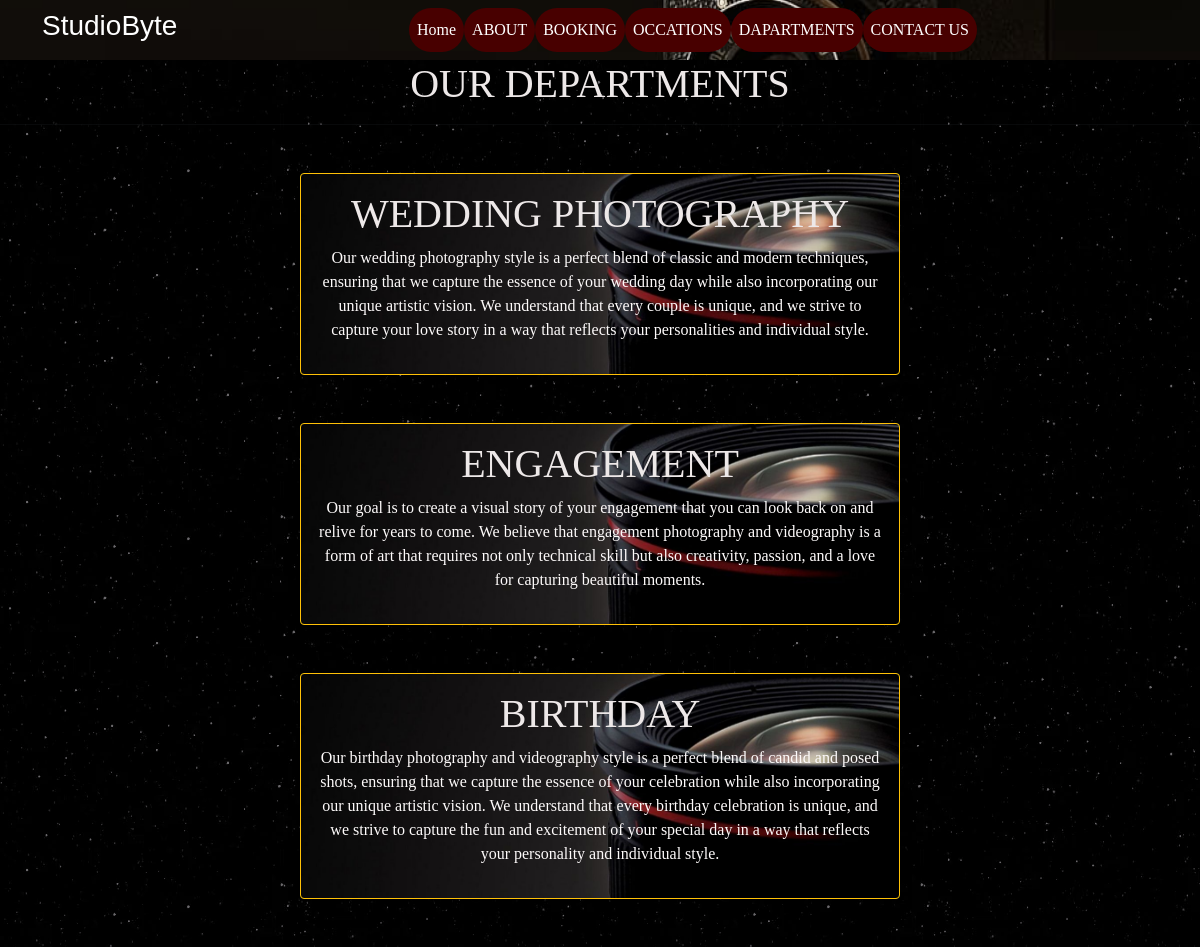
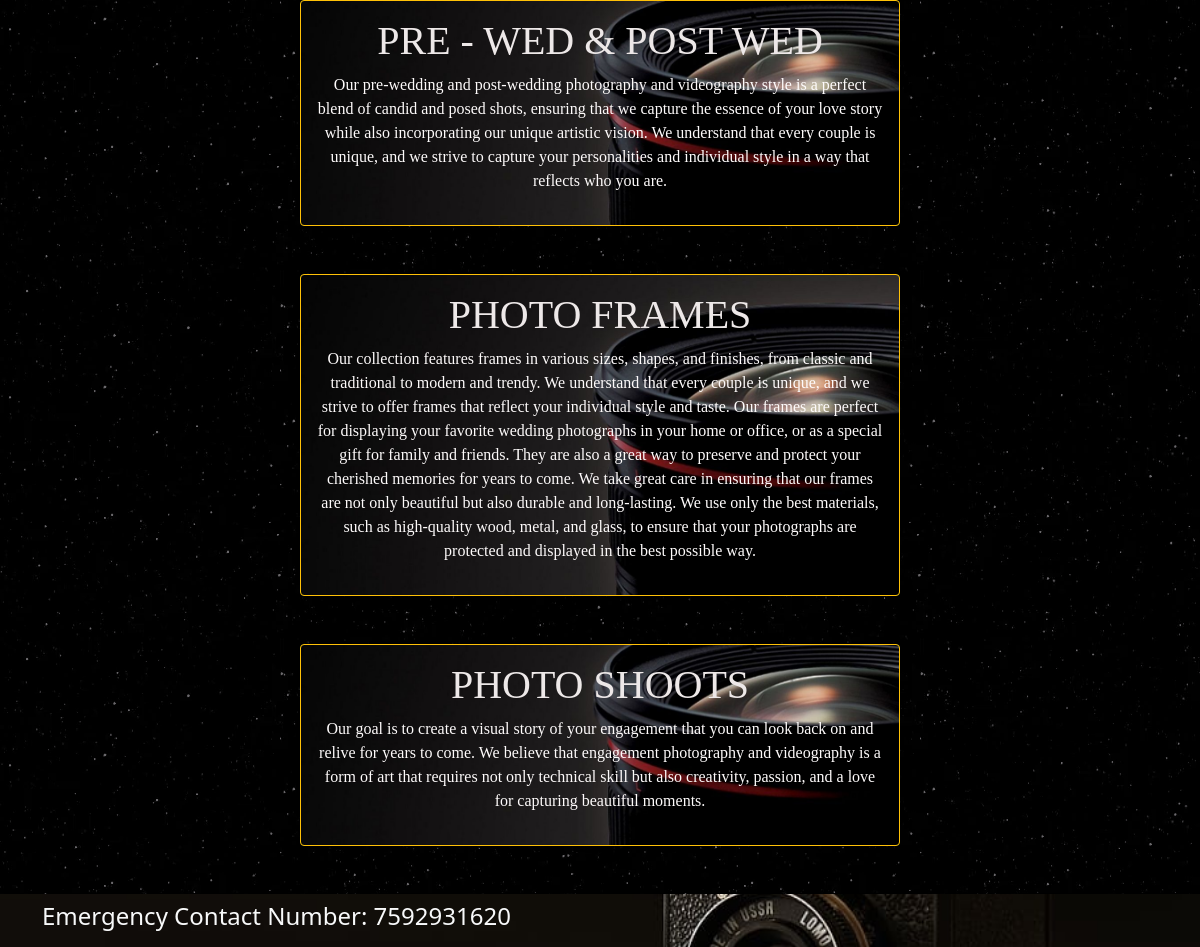
The page /DEPARTMENT on the database its author committed (2 pictures, top to bottom).
### home/models.py (models this page shows, shortened)
class Departments(models.Model):
    dep_name= models.CharField( max_length=100)
    dep_description=models.TextField()

### home/views.py (the view)
# urls.py: path('DEPARTMENT', views.DEPARTMENT, name='department'),
def DEPARTMENT(request):
    dict_dept={
        'dept':Departments.objects.all}
    return render(request,'department.html',dict_dept)

### templates/department.html (shortened to what this page needs)
{%extends 'base.html'%}
{% block contend%}
  <h1 class="text-center">OUR DEPARTMENTS</h1>
  <hr>
  {% for d in dept%}
  <div class=  "mx-auto w-50 bg-success text-center text-white p-3 my-5 border border-warning rounded dept-bg">
        <h1>{{d.dep_name}}</h1>
        <p>{{d.dep_description}}</p>
  </div>
  {% endfor %}
{%endblock%}

### templates/base.html (shortened to what this page needs)
{% load static %}
<!DOCTYPE html>
<html>
  <head>
    <link rel="stylesheet"
      href=" https://cdn.jsdelivr.net/npm/bootstrap@5.1.3/dist/css/bootstrap.min.css ">
    <link rel="stylesheet"
      href="https://use.fontawesome.com/releases/v5.2.0/css/all.css">
      <link rel="stylesheet"
      href="{% static '/css/style.css'%}">
  </head >
  <body style="background-image: url(../static/images/im18.gif)">
    <nav class="navbar bg-darker navbar-expand-md">
      <div class="container">
        <div class="col-2 text-left pl-md-0">
          <h3 class="text-white" style="font-family: 'Papyrus', sans-serif;"> StudioByte </h3>
        </div>
        <div
          class=" collapse navbar-collapse justify-content-center col-md-8 navbar-collapse-3">
          <ul class="navbar-nav justify-content-center  fw-bold">
            <li class="nav-item active">
              <a class="nav-link btn btn-custom" href="{% url 'home' %}">Home</a>
            </li>
            <li class="nav-item active">
              <a class="nav-link btn btn-custom" href="{% url 'about' %}">ABOUT</a>
            </li>
                       <li class="nav-item active">
                        <a class="nav-link btn btn-custom" href="{% url 'booking' %}">BOOKING</a>
                      </li>
                      <li class="nav-item active">
                        <a class="nav-link btn btn-custom" href="{% url 'occations' %}">OCCATIONS</a>
                      </li>
                      <li class="nav-item active">
                        <a class="nav-link btn btn-custom" href="{% url 'department' %}">DAPARTMENTS</a>
                      </li>
                      <li class="nav-item active">
                        <a class="nav-link btn btn-custom" href="{% url 'contact' %}">CONTACT US</a>
                      </li>
          </ul>
        </div>
      </div>
    </nav>
 {% block contend%}
{%endblock%}
    <section class="">
      <footer class="pt-2 pb-2 bg-darker text-light">
        <div class="container">
          <div class="row align-items-center">
            <div class="col-12 col-md-8">
              <h4>Emergency Contact Number: 7592931620 </h4>
            </div>
          </div>
        </div>
      </footer>
    </section>
  </body>
</html>

### templates/base.html (style rules this page uses)
.btn-custom { background-color: #480000; color: #FFF; border: none; padding: 10px 20px; border-radius: 50px; font-family: 'Papyrus' }
.bg-darker { background-image: url('../static/images/camera-amateur-black-retro.jpg'); background-size: cover; background-position: center center; }

### templates/department.html (style rules this page uses)
.dept-bg { background-image: url('../static/images/l_series_promo_product_1280_937e1fe871044d8991200ba1de5dc2d0.jpg'); background-size: cover; background-position: center center; }
h1 { color: rgb(237, 232, 232); font-family: Papyrus; }
p { color: rgb(254, 251, 251); font-family: Papyrus; }

### rows shown on the page
Departments: dep_name "WEDDING PHOTOGRAPHY", dep_description "Our wedding photography style is a perfect blend of classic and modern techniques, ensuring that we capture the essence of your wedding day while also incorporating our unique artistic vision. We understand that every couple is unique, and we strive to capture your love story in a way that reflects your personalities and individual style."
Departments: dep_name "ENGAGEMENT", dep_description "Our goal is to create a visual story of your engagement that you can look back on and relive for years to come. We believe that engagement photography and videography is a form of art that requires not only technical skill but also creativity, passion, and a love for capturing beautiful moments."
Departments: dep_name "BIRTHDAY", dep_description "Our birthday photography and videography style is a perfect blend of candid and posed shots, ensuring that we capture the essence of your celebration while also incorporating our unique artistic vision. We understand that every birthday celebration is unique, and we strive to capture the fun and excitement of your special day in a way that reflects your personality and individual style."
Departments: dep_name "PRE - WED & POST WED", dep_description "Our pre-wedding and post-wedding photography and videography style is a perfect blend of candid and posed shots, ensuring that we capture the essence of your love story while also incorporating our unique artistic vision. We understand that every couple is unique, and we strive to capture your personalities and individual style in a way that reflects who you are."
Departments: dep_name "PHOTO FRAMES", dep_description "Our collection features frames in various sizes, shapes, and finishes, from classic and traditional to modern and trendy. We understand that every couple is unique, and we strive to offer frames that reflect your individual style and taste. Our frames are perfect for displaying your favorite wedding photographs in your home or office, or as a special gift for family and friends. They are also a great way to preserve and protect your cherished memories for years to come. We take great care in ensuring that our frames are not only beautiful but also durable and long-lasting. We use only the best materials, such as high-quality wood, metal, and glass, to ensure that your photographs are…"
Departments: dep_name "PHOTO SHOOTS", dep_description "Our goal is to create a visual story of your engagement that you can look back on and relive for years to come. We believe that engagement photography and videography is a form of art that requires not only technical skill but also creativity, passion, and a love for capturing beautiful moments."
